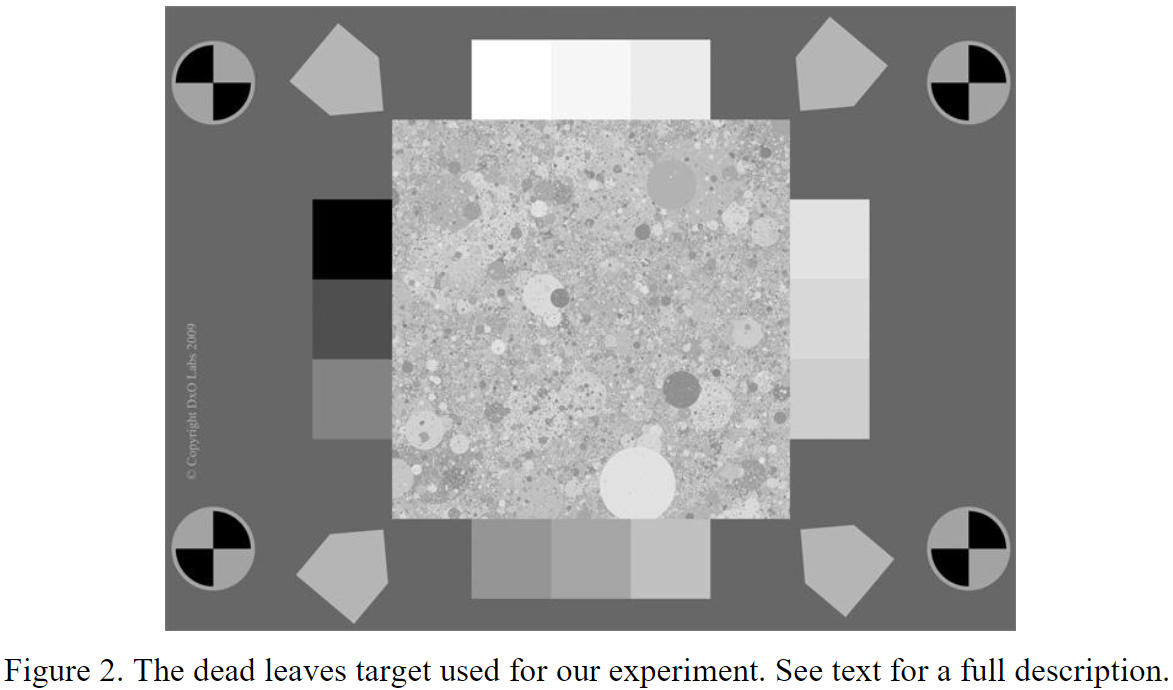
#> input picture test img/dead-leaves-target.jpg, 1173 x 690 px
$ python dead_leaves.py
#> lines starting #> are read from the running program, lines starting #| are printed output that depends on the picture; after the words box and inside, x2 and y2 are one past the last pixel; in counts of white or black regions, pixels touching at a corner belong together; long printed decimals are rounded
import cv2
import numpy as np
from skimage.morphology import skeletonize
import matplotlib.pyplot as plt
# PYTHON:数据拟合求解方程参数
from scipy.optimize import curve_fit

def ResizeWithAspectRatio(image, width=None, height=None, inter=cv2.INTER_AREA):
    dim = None
    (h, w) = image.shape[:2]

    if width is None and height is None:
        return image
    if width is None:
        # if h<height: return image
        r = height / float(h)
        dim = (int(w * r), height)
    else:
        # if w<width: return image
        r = width / float(w)
        dim = (width, int(h * r))

    return cv2.resize(image, dim, interpolation=inter)

def rotate_img(img, angle):
    (h, w, d) = img.shape # 讀取圖片大小
    center = (w // 2, h // 2) # 找到圖片中心

    # 第一個參數旋轉中心，第二個參數旋轉角度(-順時針/+逆時針)，第三個參數縮放比例
    M = cv2.getRotationMatrix2D(center, angle, 1.0)

    # 第三個參數變化後的圖片大小
    rotate_img = cv2.warpAffine(img, M, (w, h))

    return rotate_img

def get_rec_roi(im, p, w):
    topLeft = p + np.around(np.array([-1,-1])*w).astype(int)
    bottomRight = p + np.around(np.array([1,1])*w).astype(int)
    rec_roi = im[topLeft[0]:bottomRight[0], topLeft[1]:bottomRight[1],:].copy()
    cv2.rectangle(im, (topLeft[1], topLeft[0]), (bottomRight[1], bottomRight[0]), (255,0,0), int(w/30))
    return rec_roi

def get_roi_img_and_coor(im):
    resize_im = ResizeWithAspectRatio(im, height=800)
    resize_gray_im = cv2.cvtColor(resize_im, cv2.COLOR_BGR2GRAY)

    # cv2.imshow("resize_im", resize_im)
    # cv2.waitKey(0)
    # cv2.destroyAllWindows()

    edged = cv2.Canny(resize_gray_im, 300, 500)
    # cv2.imshow("edged", ResizeWithAspectRatio(edged, height=800))
    # cv2.waitKey(0)
    # cv2.destroyAllWindows()

    kernel = np.ones((1,2), np.uint8)
    edged = cv2.dilate(edged, kernel, iterations = 1)
    # cv2.imshow("dilate", ResizeWithAspectRatio(edged, height=800))
    # cv2.waitKey(0)
    # cv2.destroyAllWindows()

    backgroundSkeleton = skeletonize(np.where(edged==255,1,0))
    backgroundSkeleton = np.where(backgroundSkeleton==1,255,0).astype('uint8')
    # cv2.imshow("backgroundSkeleton", ResizeWithAspectRatio(backgroundSkeleton, height=800))
    # cv2.waitKey(0)
    # cv2.destroyAllWindows()

    cnts, _ = cv2.findContours(backgroundSkeleton.copy(), cv2.RETR_CCOMP, cv2.CHAIN_APPROX_SIMPLE)
    coor = []
    # 依次處理每個Contours

    find = False
    not_right_angle = False
    marker_angle = 0

    for c in cnts:

        area = cv2.contourArea(c)
        hull = cv2.convexHull(c)
        hull_area = cv2.contourArea(hull)
        if hull_area == 0: continue
        solidity = float(area)/hull_area

        x,y,w,h = cv2.boundingRect(c)
        aspect_ratio = float(w)/h

        if np.around(solidity, 1) == 0.6 and np.around(aspect_ratio, 1) == 1:

            (c,r),(MA,ma),angle = cv2.fitEllipse(c)
            # 往右下遞增
            r, c = int(r), int(c)

            # 避免重複尋找
            if find and np.linalg.norm(np.array(coor[-1])-np.array([r,c]))<5:
                continue

            if not find:
                if angle<100:
                    not_right_angle = True
                find = True
                marker_angle = angle


            coor.append((r,c)) # row, col

    coor = np.array(coor)
    scale = im.shape[0]/resize_im.shape[0]
    print(scale)
    coor = np.around(coor * scale).astype(int)


    # find center
    vec = coor[0] - coor[3] # → ↓
    mid = coor[3] + vec/2
    mid = np.around(mid).astype(int)

    len = np.linalg.norm(vec)

    # 由下到上，右到左
    for c in coor:
        # 在中心點畫上黃色實心圓
        cv2.circle(im, (c[1], c[0]), int(len/300), (1, 227, 254), -1)
    # cv2.imshow("im", ResizeWithAspectRatio(im, height=600))
    # cv2.waitKey(0)
    # cv2.destroyAllWindows()

    print(coor)

    topLeft = np.around(coor[3] + np.array([-1,-0.9])*len*0.07).astype(int)
    bottomRight = np.around(coor[0] + np.array([1,0.9])*len*0.07).astype(int)
    roi_img = im[topLeft[0]:bottomRight[0], topLeft[1]:bottomRight[1]]

    print(marker_angle)

    if not_right_angle:
        roi_img=rotate_img(roi_img,180)


    # cv2.imshow("roi_img", ResizeWithAspectRatio(roi_img, height=600))
    # cv2.waitKey(0)
    # cv2.destroyAllWindows()

    return roi_img, coor-topLeft

def get_roi_region(im, coor):

    # find center
    vec = coor[0] - coor[3] # → ↓
    mid = coor[3] + vec/2
    mid = np.around(mid).astype(int)

    len = np.linalg.norm(vec)

    # 由下到上，右到左
    for c in coor:
        # 在中心點畫上黃色實心圓
        cv2.circle(im, (c[1], c[0]), int(len/300), (1, 227, 254), -1)
        # cv2.putText(im, "({}, {})".format(c[0], c[1]), (c[1]-30, c[0]), cv2.FONT_HERSHEY_SIMPLEX, 1, (0, 255, 0), 3, cv2.LINE_AA)

    direction = [[-1,0], [0,1],[1,0],[0,-1]]

    OECF_patch=[]
    # if is_gray_value: gray_im = cv2.cvtColor(im, cv2.COLOR_BGR2GRAY)


    for i, d in enumerate(direction):
        rate = len*0.27
        vec = np.array(d)*rate
        local_mid = np.around(mid + vec).astype(int)

        rec_roi = get_rec_roi(im, local_mid, len*0.03)
        OECF_patch.append(rec_roi)

        cv2.circle(im, (local_mid[1], local_mid[0]), int(len/300), (1, 227, 254), -1)
        cv2.putText(im, "{}".format(np.around(rec_roi).reshape(-1,3).mean(axis=0).astype(int)), (local_mid[1]-int(len/20), local_mid[0]-int(len/50)), cv2.FONT_HERSHEY_SIMPLEX, len/2000, (255, 0, 0), int(len/500), cv2.LINE_AA)

        # cv2.imshow("roi", rec_roi)
        # cv2.waitKey(0)
        # cv2.destroyAllWindows()

        if i%2: local_d2 = [[-1,0],[1,0]]
        else: local_d2 = [[0,-1],[0,1]]

        for d2 in local_d2:
            rate = len*0.09
            vec = np.array(d2)*rate
            p = np.around(local_mid + vec).astype(int)

            rec_roi = get_rec_roi(im, p, len*0.03)
            OECF_patch.append(rec_roi)
            # print(rec_roi.shape)

            cv2.circle(im, (p[1], p[0]), int(len/300), (1, 227, 254), -1)
            cv2.putText(im, "{}".format(np.around(rec_roi).reshape(-1,3).mean(axis=0).astype(int)), (p[1]-int(len/20), p[0]+int(len/50)), cv2.FONT_HERSHEY_SIMPLEX, len/2000, (255, 0, 0), int(len/500), cv2.LINE_AA)

    cv2.imshow("roi", ResizeWithAspectRatio(im, height=600))
    cv2.waitKey(100)
    # cv2.destroyAllWindows()
    return np.array(OECF_patch)

def cal_mean_OECF_patch(OECF_patch):
    mean_value = OECF_patch.reshape(12,-1,3).mean(axis=1)
    print(mean_value.shape)
    return np.sort(np.array(mean_value).T)/255

def func(x, a, b, c):
    return a*(np.array(x)**b) + c

def invert_OECF(roi_img, color_chanel, color_name):
    x=np.linspace(0, 1, num=12)
    popt, pcov = curve_fit(func, x, color_chanel)
    a,b,c=np.around(popt,3)
    print(popt)

    y = a*(x**b) + c
    inverse_y = ((y-c)/a)**(1/b)

    # [14 lines of commented-out code are left out]

    channel_idx = 0
    if color_name=='g': channel_idx = 1
    if color_name=='r': channel_idx = 2

    inverse_OECF = (np.clip(np.linspace(0, 1, num=256)-c, 0, 1)/a)**(1/b)
    inverse_OECF = np.around(inverse_OECF * 255).astype(int)
    plt.plot(np.linspace(0, 255, num=256), inverse_OECF, 'm', label="inverse_OECF")
    plt.legend()
    plt.show()

    roi_img[:,:,channel_idx] = inverse_OECF[roi_img[:,:,channel_idx]]

file_name = "invert_roi_img_H_1.jpg"
file_name = "OPPO Find X2 DLC/H_1.jpg"
file_name = "dead-leaves-target.jpg"
# [11 lines of commented-out code are left out]

im=cv2.imread(file_name)
#> im is the input picture: shape (690, 1173, 3); mean B, G, R 178.9, 178.9, 178.9

roi_img, coor = get_roi_img_and_coor(im.copy())
#> in get_roi_img_and_coor, `edged = cv2.Canny(resize_gray_im, 300, 500)`:
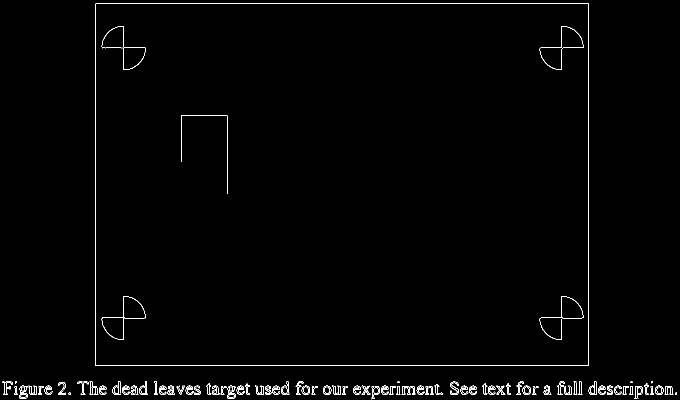
#> edged: shape (800, 1360) (shown at 1/2 size); 1.1% white in thin lines or dots
#> in get_roi_img_and_coor, `edged = cv2.dilate(edged, kernel, iterations = 1)`: edged: shape (800, 1360); 1.7% white in thin lines or dots
#> in get_roi_img_and_coor, `backgroundSkeleton = skeletonize(np.where(edged==255,1,0))`: backgroundSkeleton: shape (800, 1360) bool; 1% white in thin lines or dots
#> in get_roi_img_and_coor, `backgroundSkeleton = np.where(backgroundSkeleton==1,255,0).astype('uin..`: backgroundSkeleton: shape (800, 1360); 1% white in thin lines or dots
#> in get_roi_img_and_coor, `cnts, _ = cv2.findContours(backgroundSkeleton.copy(), cv2.RETR_CCOMP, ..`: cnts = 708 contours, 554 with area under 20; largest, box (x1, y1, x2, y2) and area: (191, 7, 1178, 732) 713862, (191, 7, 1178, 732) 713862, (1079, 592, 1167, 680) 3062, (1079, 52, 1167, 140) 3030, (203, 592, 291, 680) 3026
#> the loop in get_roi_img_and_coor, `for c in cnts: ` made 708 passes
#> (area, hull_area, solidity, x, y, w, h, aspect_ratio) on pass 693: (3062.5, 4771, 0.642, 1079, 592, 88, 88, 1)
#> (area, hull_area, solidity, x, y, w, h, aspect_ratio) on passes 696, 700, 703: (3025.5, 4813.5, 0.629, 203, 592, 88, 88, 1), (3029.5, 4795, 0.632, 1079, 52, 88, 88, 1), (2992, 4801, 0.623, 203, 52, 88, 88, 1)
#> after the loop in get_roi_img_and_coor, `for c in cnts:`: coor = [(635, 1122), (635, 246), (95, 1122), (95, 246)]; find = True; marker_angle = 43.37; not_right_angle = True
#> in get_roi_img_and_coor, `coor = np.array(coor)`: coor = [[635, 1122], [635, 246], [95, 1122], [95, 246]]
#| 0.8625
#> in get_roi_img_and_coor, `coor = np.around(coor * scale).astype(int)`: coor = [[548, 968], [548, 212], [82, 968], [82, 212]]
#> in get_roi_img_and_coor, `vec = coor[0] - coor[3]`: vec = [466, 756]
#> in get_roi_img_and_coor, `mid = coor[3] + vec/2`: mid = [315, 590]
#> in get_roi_img_and_coor, `len = np.linalg.norm(vec)`: len = 888.1
#> the loop in get_roi_img_and_coor, `for c in coor:` made 4 passes
#> after the loop in get_roi_img_and_coor, `for c in coor:`: im: shape (690, 1173, 3); 0.01% of pixels changed, all inside (x1, y1, x2, y2) = (210, 80, 971, 551)
#| [[548 968]
#|  [548 212]
#|  [ 82 968]
#|  [ 82 212]]
#> in get_roi_img_and_coor, `topLeft = np.around(coor[3] + np.array([-1,-0.9])*len*0.07).astype(int)`: topLeft = [20, 156]
#> in get_roi_img_and_coor, `bottomRight = np.around(coor[0] + np.array([1,0.9])*len*0.07).astype(i..`: bottomRight = [610, 1024]
#| 43.369
#> in rotate_img, `M = cv2.getRotationMatrix2D(center, angle, 1.0)`: M = [[-1, 1.22e-16, 868], [-1.22e-16, -1, 590]]
#> coor = [[528, 812], [528, 56], [62, 812], [62, 56]]
OECF_patch = get_roi_region(roi_img.copy(), coor)
#> in get_roi_region, `vec = coor[0] - coor[3]`: vec = [466, 756]
#> in get_roi_region, `mid = coor[3] + vec/2`: mid = [295, 434]
#> in get_roi_region, `len = np.linalg.norm(vec)`: len = 888.1
#> the loop in get_roi_region, `for c in coor:` made 4 passes
#> the loop in get_roi_region, `for i, d in enumerate(direction):` made 4 passes
#> local_mid on passes 1 to 4: [55, 434], [295, 674], [535, 434], [295, 194]
#> pass 1, in get_rec_roi (call 3), `rec_roi = im[topLeft[0]:bottomRight[0], topLeft[1]:bottomRight[1],:].c..`:
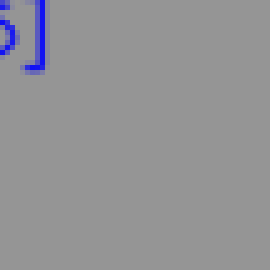
#> rec_roi: shape (54, 54, 3) (shown 5 times larger); mean of channels 0, 1, 2 150.3, 147.2, 147.2; drawn as B, G, R
#> after the loop in get_roi_region, `for i, d in enumerate(direction):`:
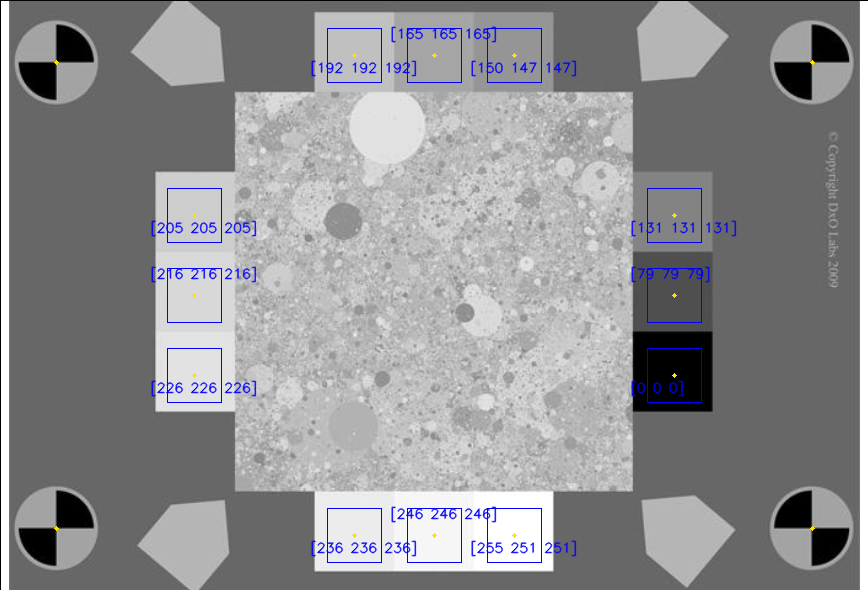
#> im: shape (590, 868, 3); mean of channels 0, 1, 2 146.6, 143.8, 143.8; drawn as B, G, R
#> after the loop in get_roi_region, `for i, d in enumerate(direction):`: rec_roi: shape (54, 54, 3); every value is 226
#> after the loop in get_roi_region, `for i, d in enumerate(direction):`: OECF_patch = 12 items

b, g, r = cal_mean_OECF_patch(OECF_patch)
#> in cal_mean_OECF_patch, `mean_value = OECF_patch.reshape(12,-1,3).mean(axis=1)`: mean_value = [[165, 165, 165], [192, 192, 192], [150.3, 147.2, 147.2], [79, 79, 79], [131, 131, 131], [0, 0, 0], [246, 246, 246], [236, 236, 236], [255, 251.8, 251.8], [216, 216, 216], [205, 205, 205], [226, 226, 226]]
#| (12, 3)
#> b = [0, 0.31, 0.514, 0.589, 0.647, 0.753, 0.804, 0.847, 0.886, 0.925, 0.965, 1]; g = [0, 0.31, 0.514, 0.577, 0.647, 0.753, 0.804, 0.847, 0.886, 0.925, 0.965, 0.987]; r has the same summary as g
print(r)
#| [0.         0.3098 0.5137 0.5771 0.6471 0.7529
#|  0.8039 0.8471 0.8863 0.9255  0.9647 0.9875]
invert_roi_img = roi_img.copy().astype(int)
invert_OECF(invert_roi_img, color_chanel=r, color_name="b")
#> in invert_OECF, `x=np.linspace(0, 1, num=12)`: x = [0, 0.0909, 0.182, 0.273, 0.364, 0.455, 0.545, 0.636, 0.727, 0.818, 0.909, 1]
#> in invert_OECF, `popt, pcov = curve_fit(func, x, color_chanel)`: popt = [1.02, 0.424, -0.00834]; pcov = [[0.000762, -0.000194, -0.000601], [-0.000194, 0.000615, 0.000397], [-0.000601, 0.000397, 0.000632]]
#> in invert_OECF, `a,b,c=np.around(popt,3)`: a = 1.02; b = 0.424; c = -0.008
#| [ 1.021  0.4242 -0.008342]
#> in invert_OECF, `y = a*(x**b) + c`: y = [-0.008, 0.361, 0.488, 0.581, 0.657, 0.723, 0.782, 0.835, 0.884, 0.93, 0.973, 1.01]
#> in invert_OECF, `inverse_y = ((y-c)/a)**(1/b)`: inverse_y has the same summary as x
#> in invert_OECF, `inverse_OECF = (np.clip(np.linspace(0, 1, num=256)-c, 0, 1)/a)**(1/b)`: inverse_OECF = 256 values from 1.08e-05 to 0.952
#> in invert_OECF, `inverse_OECF = np.around(inverse_OECF * 255).astype(int)`: inverse_OECF = 256 values from 0 to 243
#> in invert_OECF, `plt.show()`:
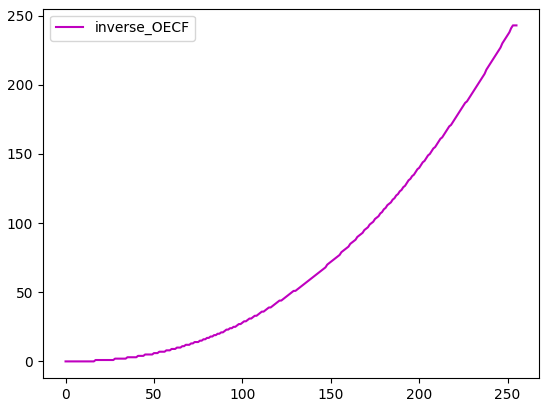
#> figure drawn by matplotlib, 1 panel; curve peaks at x = 253, y = 243
#> in invert_OECF, `roi_img[:,:,channel_idx] = inverse_OECF[roi_img[:,:,channel_idx]]`:
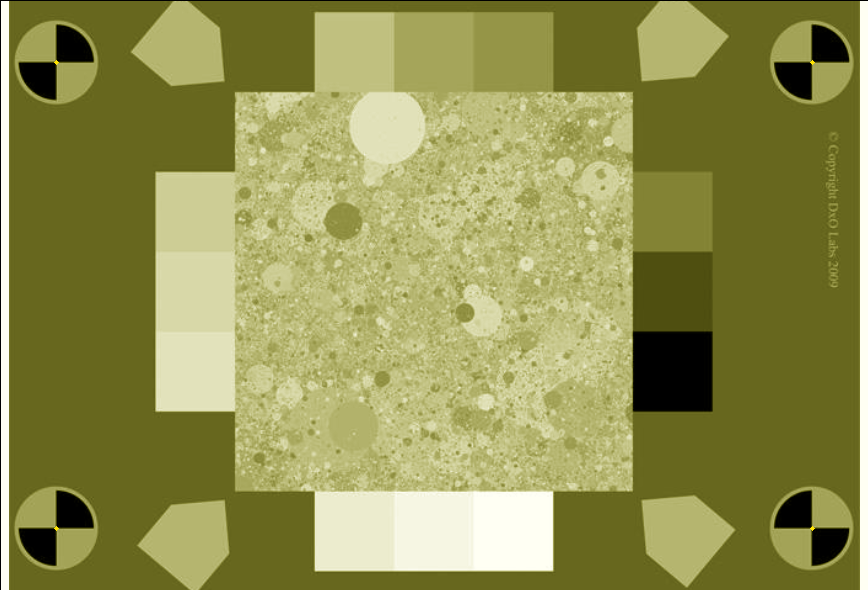
#> roi_img: shape (590, 868, 3) int64; mean B, G, R 81.5, 145.8, 145.8
invert_OECF(invert_roi_img, color_chanel=g, color_name="g")
#> call 2 of invert_OECF, with color_chanel = array of shape (12,), color_name = 'g'
#| [ 1.021  0.4242 -0.008342]
#> in invert_OECF (call 2), `inverse_OECF = (np.clip(np.linspace(0, 1, num=256)-c, 0, 1)/a)**(1/b)`: inverse_OECF = 256 values from 1.08e-05 to 0.952
#> in invert_OECF (call 2), `inverse_OECF = np.around(inverse_OECF * 255).astype(int)`: inverse_OECF = 256 values from 0 to 243
#> in invert_OECF (call 2), `roi_img[:,:,channel_idx] = inverse_OECF[roi_img[:,:,channel_idx]]`:
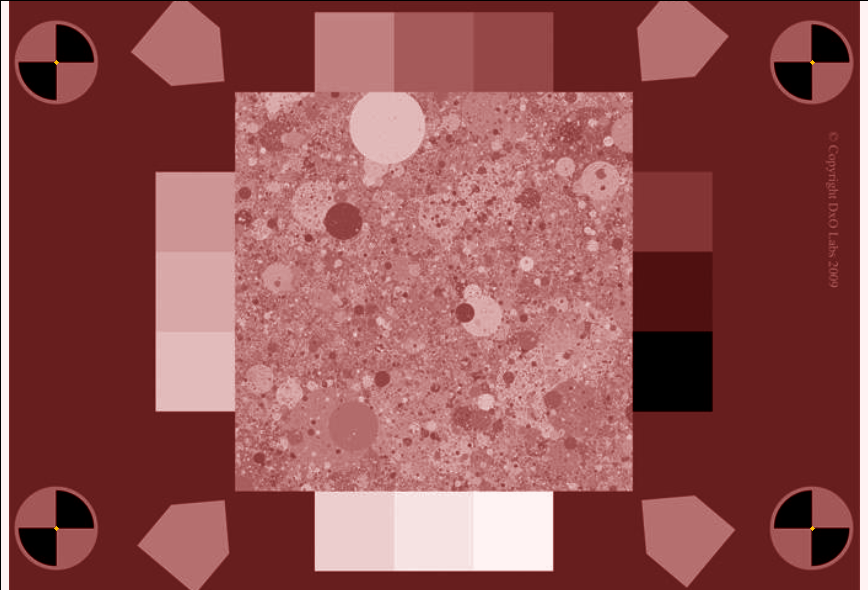
#> roi_img: shape (590, 868, 3) int64; mean B, G, R 81.5, 81.5, 145.8
invert_OECF(invert_roi_img, color_chanel=b, color_name="r")
#| [ 1.024   0.4246 -0.008076]

invert_roi_img = invert_roi_img.astype('uint8')
get_roi_region(invert_roi_img.copy(), coor)
#> in get_roi_region (call 2), `vec = coor[0] - coor[3]`: vec = [466, 756]
#> the loop in get_roi_region (call 2), `for c in coor:` made 4 passes
#> the loop in get_roi_region (call 2), `for i, d in enumerate(direction):` made 4 passes
#> after the loop in get_roi_region (call 2), `for i, d in enumerate(direction):`:
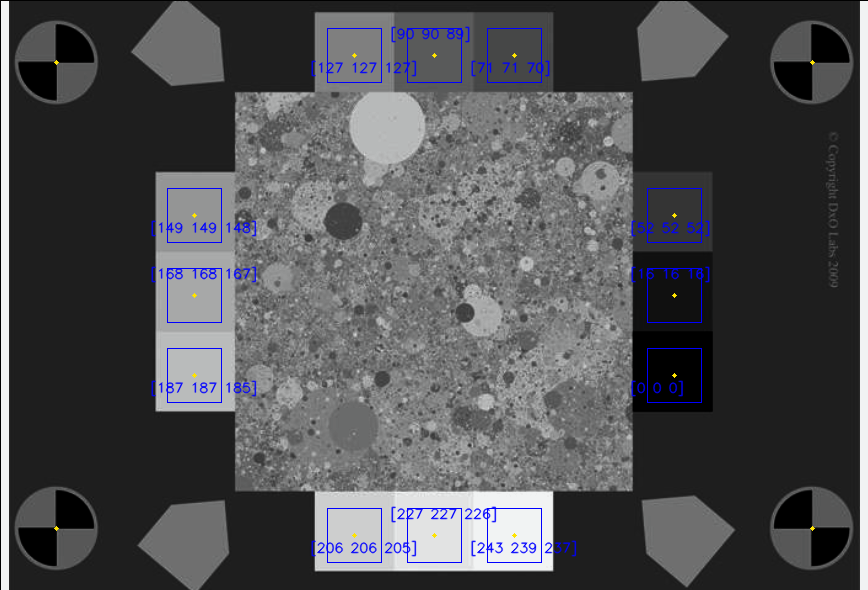
#> im: shape (590, 868, 3); mean of channels 0, 1, 2 82.8, 80.1, 79.8; drawn as B, G, R
cv2.imwrite('invert_roi_img_H_1.jpg', invert_roi_img)

cv2.imshow("invert_roi_img", ResizeWithAspectRatio(invert_roi_img, height=600))
cv2.waitKey(0)
cv2.destroyAllWindows()
